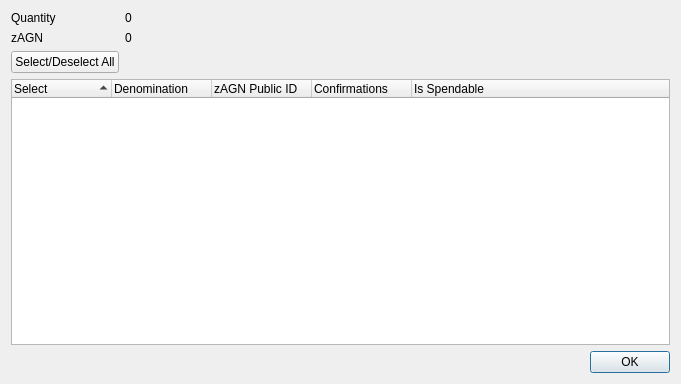
<?xml version="1.0" encoding="UTF-8"?>
<ui version="4.0">
 <class>ZAGNControlDialog</class>
 <widget class="QDialog" name="ZAGNControlDialog">
  <property name="geometry">
   <rect>
    <x>0</x>
    <y>0</y>
    <width>681</width>
    <height>384</height>
   </rect>
  </property>
  <property name="minimumSize">
   <size>
    <width>681</width>
    <height>384</height>
   </size>
  </property>
  <property name="windowTitle">
   <string>Select zAGN to Spend</string>
  </property>
  <layout class="QGridLayout" name="gridLayout">
   <item row="0" column="0">
    <layout class="QFormLayout" name="formLayout">
     <property name="sizeConstraint">
      <enum>QLayout::SetDefaultConstraint</enum>
     </property>
     <item row="0" column="0">
      <widget class="QLabel" name="labelQuantity">
       <property name="text">
        <string>Quantity</string>
       </property>
      </widget>
     </item>
     <item row="0" column="1">
      <widget class="QLabel" name="labelQuantity_int">
       <property name="text">
        <string>0</string>
       </property>
      </widget>
     </item>
     <item row="1" column="0">
      <widget class="QLabel" name="labelZAGN">
       <property name="text">
        <string>zAGN</string>
       </property>
      </widget>
     </item>
     <item row="1" column="1">
      <widget class="QLabel" name="labelZAGN_int">
       <property name="text">
        <string>0</string>
       </property>
      </widget>
     </item>
     <item row="2" column="0">
      <widget class="QPushButton" name="pushButtonAll">
       <property name="text">
        <string>Select/Deselect All</string>
       </property>
      </widget>
     </item>
    </layout>
   </item>
   <item row="1" column="0">
    <layout class="QVBoxLayout" name="verticalLayout">
     <item>
      <widget class="QTreeWidget" name="treeWidget">
       <property name="minimumSize">
        <size>
         <width>0</width>
         <height>250</height>
        </size>
       </property>
       <property name="alternatingRowColors">
        <bool>true</bool>
       </property>
       <property name="sortingEnabled">
        <bool>true</bool>
       </property>
       <property name="columnCount">
        <number>5</number>
       </property>
       <attribute name="headerDefaultSectionSize">
        <number>100</number>
       </attribute>
       <column>
        <property name="text">
         <string notr="true">Select</string>
        </property>
       </column>
       <column>
        <property name="text">
         <string notr="true">Denomination</string>
        </property>
       </column>
       <column>
        <property name="text">
         <string notr="true">zAGN Public ID</string>
        </property>
       </column>
       <column>
        <property name="text">
         <string notr="true">Confirmations</string>
        </property>
       </column>
       <column>
        <property name="text">
         <string>Is Spendable</string>
        </property>
       </column>
      </widget>
     </item>
     <item>
      <widget class="QDialogButtonBox" name="buttonBox">
       <property name="orientation">
        <enum>Qt::Horizontal</enum>
       </property>
       <property name="standardButtons">
        <set>QDialogButtonBox::Ok</set>
       </property>
      </widget>
     </item>
    </layout>
   </item>
  </layout>
 </widget>
 <resources/>
 <connections>
  <connection>
   <sender>buttonBox</sender>
   <signal>accepted()</signal>
   <receiver>ZAGNControlDialog</receiver>
   <slot>accept()</slot>
   <hints>
    <hint type="sourcelabel">
     <x>248</x>
     <y>254</y>
    </hint>
    <hint type="destinationlabel">
     <x>157</x>
     <y>274</y>
    </hint>
   </hints>
  </connection>
  <connection>
   <sender>buttonBox</sender>
   <signal>rejected()</signal>
   <receiver>ZAGNControlDialog</receiver>
   <slot>reject()</slot>
   <hints>
    <hint type="sourcelabel">
     <x>316</x>
     <y>260</y>
    </hint>
    <hint type="destinationlabel">
     <x>286</x>
     <y>274</y>
    </hint>
   </hints>
  </connection>
 </connections>
</ui>
